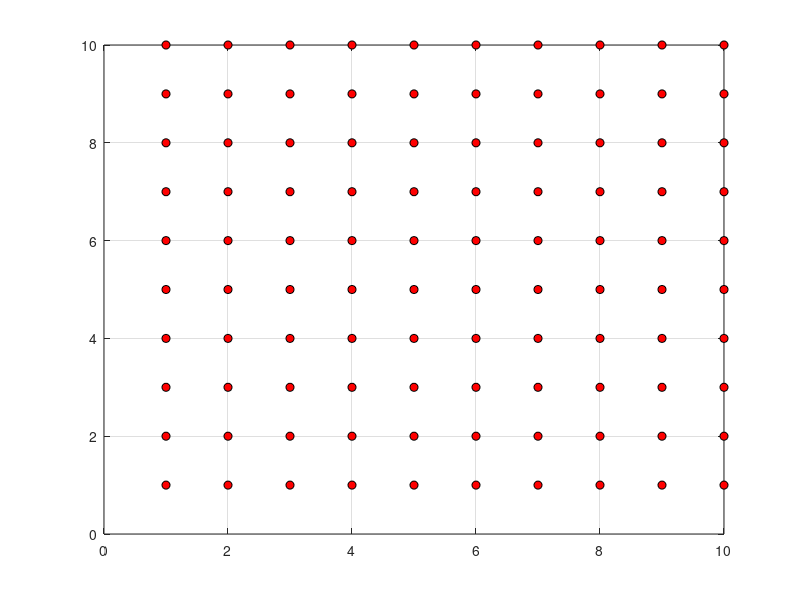
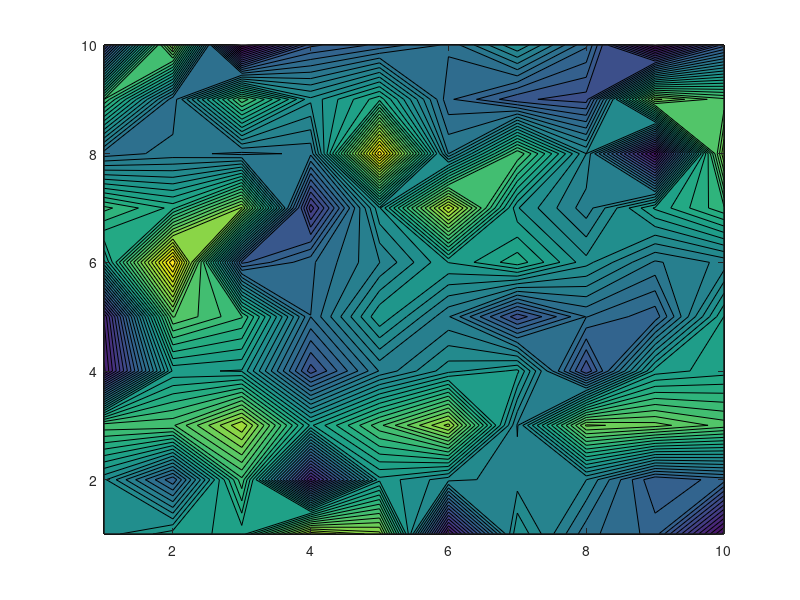

The MATLAB source for these figures, in order:
%% Example from Lab 3
%Clear commands and workspace
clc; 
clear all;
close all; 

% Variable declaration
Nx = 10; % Number of grid points in X
Ny = 10; % Number of grid points in Y

x = 1:1:Nx; % x-grid, delta-x
y = 1:1:Ny; % y-grid, delta-y
[X, Y] = meshgrid(x, y); % Create a 2D grid

plot(X, Y, 'ko', 'MarkerFaceColor', 'r'); % Plot with trd points
grid on; % showgridlines on plot

U = randn(length(y), length(x)); % Creates a random normal dist. 

% % % Plot the 3D Field

figure;
contourf(X, Y, U, 40);
